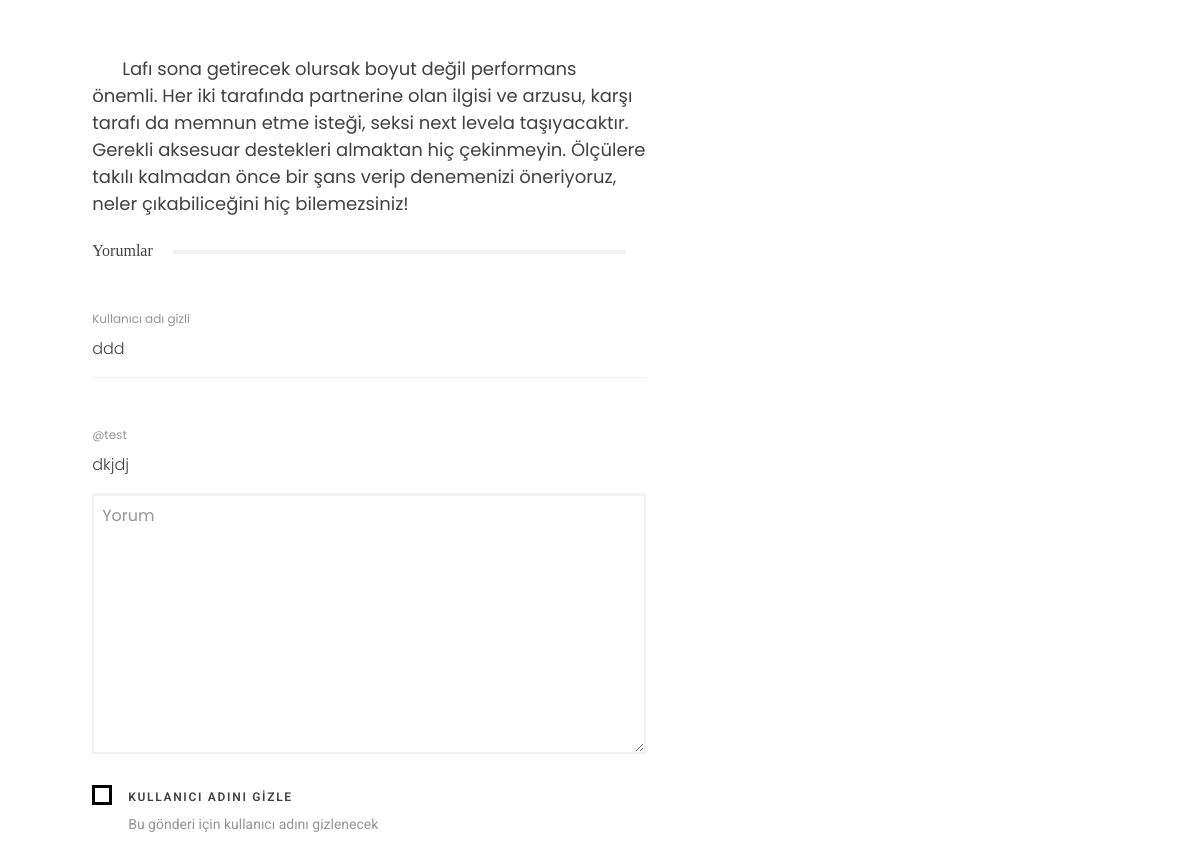
Before: /blog-detail/erkek-arkadasimin-kucuk-penisi-varsa-ne-yapmaliyim-copy-copy (middle part) with the older database file.
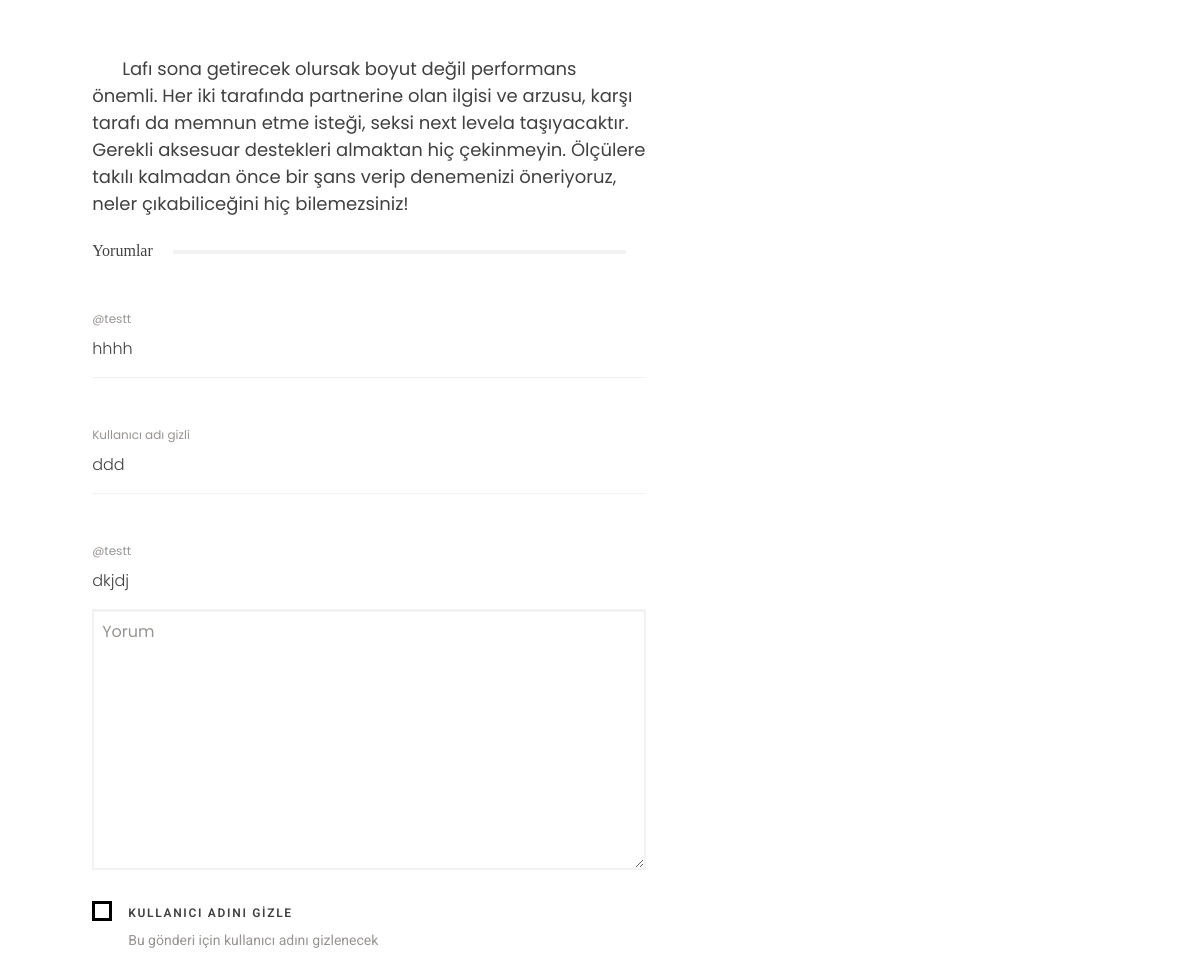
After: the same page with the newer database file.
### tuerny_app/models.py (models this page shows, shortened)
class Comment(models.Model):
    blog = models.ForeignKey(Blog, on_delete=models.CASCADE, null=True, blank=True, related_name="comments")
    question = models.ForeignKey(Question, on_delete=models.CASCADE, null=True, blank=True, related_name="comments")
    user = models.ForeignKey(CustomUser, on_delete=models.CASCADE, related_name="comments")
    content = models.TextField()
    anonymous = models.BooleanField(default=False, help_text="Eğer seçilirse yorum anonim olarak yapılır.")
    created_at = models.DateTimeField(auto_now_add=True)
    class Meta:
        ordering = ['-created_at']

class CustomUser(AbstractUser):
    email = models.EmailField(unique=True)
    phone = models.CharField(max_length=15, unique=True, null=True, blank=True)
    birth_date = models.DateField(null=True, blank=True)
    gender = models.CharField(
        max_length=10,
        choices=[('Male', 'Erkek'), ('Female', 'Kadın'), ('Other', 'Diğer')],
        null=True,
        blank=True
    )
    REQUIRED_FIELDS = ['email', 'phone', 'birth_date', 'gender']  # Varsayılan alanlara ek olarak zorunlu alanlar
    USERNAME_FIELD = 'username'  # Kullanıcı adı olarak username kullanılacak

### tuerny_app/views.py (the view)
# urls.py: path("blog-detail/<str:slug>", views.blog_detail, name="blog_detail"),
def blog_detail(request, slug):
    blog = Blog.objects.all()
    s_blogs = SuggestedBlog.objects.all()
    blog_ = get_object_or_404(Blog, slug=slug)
    if request.user.is_authenticated:
        saved_blogs = Blog.objects.filter(saved_by_users__user=request.user)
    else:
        saved_blogs = Blog.objects.none()
    print(blog_ in saved_blogs)
    return render(request, "tuerny_app/blog_detail.html", {"blog": blog, "blog_": blog_, "s_blog":s_blogs, "saved_blog": saved_blogs})

### tuerny_app/context_processors.py (called while the page is built)
def categories_context(request):
    categories = MainCategory.objects.all()
    subcategories = SubCategory.objects.all()
    blogs = Blog.objects.all()
    return {
        'categories': categories,
        'subcategories': subcategories,
        'blog': blogs
    }

### tuerny_app/templates/tuerny_app/blog_detail.html (shortened to what this page needs)
{% extends 'base.html' %}
{% load static %}
{% block content %}
<div class="container py-5">
    <div class="row justify-content-around">
        <div class="col-lg-6 p-0">
            <div class="d-flex flex-column gap-4">
                <div class="blog-content d-flex flex-column gap-3">
                    {{blog_.content | safe}}
                </div>
                <div class="blog-comment">
                  <div class="blog-section-title soru">
                    <span>Yorumlar</span>
                    <div class="blog-section-title-divider"></div>
                  </div>
                  {% for comment in blog_.comments.all %}
                  <div class="mt-5 d-flex flex-column gap-3">
                              <div class="blog-comment-item">
                                  {% if comment.anonymous %}
                                  <p class="blog-comment-item-author">Kullanıcı adı gizli</p>
                                  {% else %}
                                  <p class="blog-comment-item-author">@{{comment.user.username}}</p>
                                  {% endif %}
                                  <p class="blog-comment-item-text">
                                      {{comment.content}}
                                  </p>
                              </div>
                              <div class="teurny-divider"></div>
                  </div>
                  {% endfor %}
                    <form method="POST" class="ajaxFormTrue" action="{% url 'tuerny_app:add_blog_comment' %}">
                        <textarea name="content" class="teurny-input w-100 vRequired" rows="10"
                            placeholder="Yorum" required></textarea>
                        <div class="d-flex gap-3 mt-4">
                            <div>
                                <label for="cb-1" class="teurny-checkbox">
                                </label>
                            </div>
                            <div>
                                <p class="fw-semibold font-roboto blog-comment-checkbox-label mb-1">
                                    KULLANICI ADINI GİZLE
                                </p>
                                <p class="font-roboto blog-comment-checkbox-text">
                                    Bu gönderi için kullanıcı adını gizlenecek
                                </p>
                            </div>
                        </div>
                    </form>
                </div>
            </div>
        </div>
        <div class="col-lg-4">
    </div>
</div>
{% endblock content %}

Changed rows visible on the page:
added Comment: user.username "testt", content "hhhh"
changed through a linked row, Comment "dkjdj": user.username "test" → "testt"
